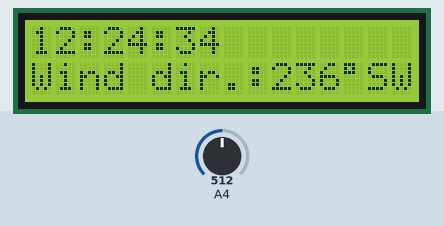
Simulated run of this sketch. Board: Arduino Uno, built with avr-gcc and run on an emulated ATmega328P. Parts: 16×2 character LCD. The inputs (shaded band) are chosen by the test bench; at power-on: A4 = 512. WiFi joins after 1.5 s; servers stay silent unless stated; what the sketch prints to the serial monitor is not drawn.

Above: at 4.8 s.
4.9 s: A4 set to 328
At 6.4 s:
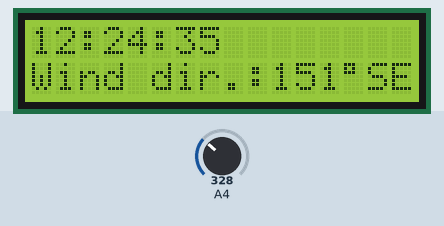
7.9 s: A4 set to 348
At 9.4 s:
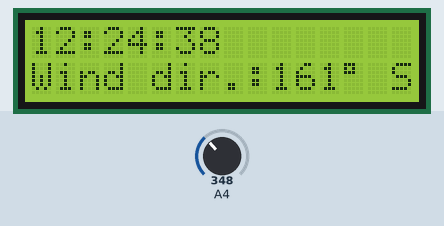
10.9 s: A4 set to 237
At 12.1 s:
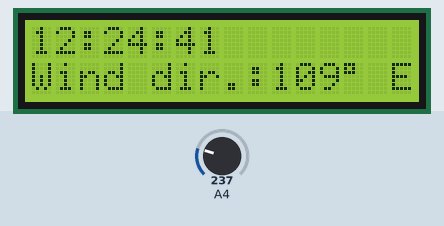
13.9 s: A4 set to 122
At 15.4 s:
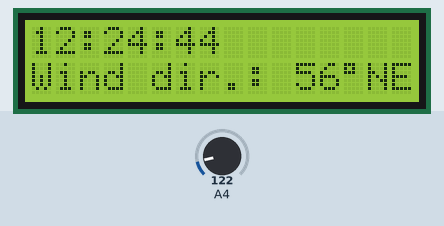
16.9 s: A4 set to 6
At 17.9 s:
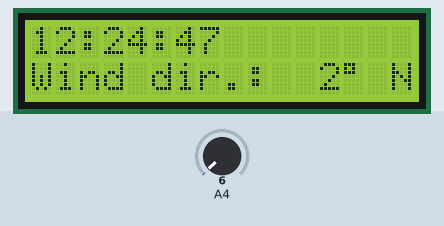
19.9 s: A4 set to 716
At 21.4 s:
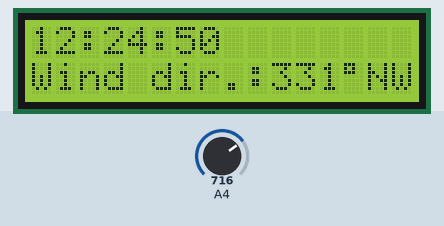
Timing chart, 0 to 22.9 s (numbered marks = the images above; inputs shaded):
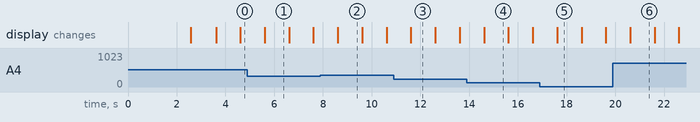

Measured:
- after the input at 4.9 s, the display: changes after 0.71 s (image 1)
- after the input at 7.9 s, the display: changes after 0.71 s (image 2)
- after the input at 10.9 s, the display: changes after 0.71 s (image 3)
- after the input at 13.9 s, the display: changes after 0.71 s (image 4)
- after the input at 16.9 s, the display: changes after 0.71 s (image 5)
- after the input at 19.9 s, the display: changes after 0.71 s (image 6)
- what the display in image 1 shows lasts 1.0 s, from 5.6 s to 6.6 s

The sketch:

softa.ino
```cpp
#include <LiquidCrystal.h>
#include <Ethernet.h>
#include <PubSubClient.h>
#include <TimeLib.h>

LiquidCrystal lcd(8, 7, 6, 5, 4, 3);

#define MODE A0
boolean TEST_MODE = false;

char* WIND_DIR; //wind direction
int DEGREES;

#define SERIAL_ON

void measure();
void refreshDisplay();
void testMode();

////////////////////////////////////////////////////////////////////////////////////////////////////////////////////////////
//===-----------------------------------------Ethernet and MQTT-------------------------------------------------------===//
//////////////////////////////////////////////////////////////////////////////////////////////////////////////////////////
EthernetClient ethClient;
static uint8_t mac[6] = {0x44, 0x76, 0x58, 0x10, 0x00, 0x42};             //arduinos mac address


char* deviceId = "2020_DI_B_22";                                          //mqtt client username
char* clientId = "2020_CI_B_22";                                          //mqtt client id
char* devicePass = "tamk1";                                               //mqtt password

unsigned int localPort = 1883;                                            //mqtt port
byte server[] = { 10,10,206,150 };                                        // TAMK IP

//void callback(char* topic, byte* payload, unsigned int length);         // subscription callback for received MQTT messages

//PubSubClient client(server, localPort, callback, ethClient);            // mqtt client

 #define inTopic    "ICT_in_2018"                                         // * MQTT channel where data are received
 #define outTopic   "ICT_out_2018"                                        // * MQTT channel where data is send

 void initEthernet();
 void connectMQTT();
 char* createJSON();
 void sendJSON();


//////////////////////////////////////////////////////////////////////////////////////////////////////////////////////////


/////////////////////////////////////////////////////////////////////////////////////////////////////////////////////////
//===------------------------------------------------TIME----------------------------------------------------------===//
///////////////////////////////////////////////////////////////////////////////////////////////////////////////////////
const int NTP_PACKET_SIZE= 48;                                // NTP time stamp is in the first 48 bytes of the message

byte packetBuffer[ NTP_PACKET_SIZE];                          //create byte array as buffer for NTP messages

EthernetUDP Udp;

void sendNTP();
time_t getNTP();

///////////////////////////////////////////////////////////////////////////////////////////////////////////////////////////////

void setup()
{
  Serial.begin(9600);
  lcd.begin(16,2);

  if(analogRead(MODE) == LOW){TEST_MODE = true;}                              //start test mode if button is pushed
  else
  {
    initEthernet();
    Udp.begin(123);
    setSyncProvider(getNTP);                                                 //set sync provider for time
    setSyncInterval(3600);                                                   //set sync interval (1 hour)

    while(timeStatus() == timeNotSet) {setSyncProvider(getNTP);}
  }
  lcd.clear();
}

//////////////////////////////////////////////////////////////////////////////////////////////////////////////////////////////

time_t prevDisplay = 0;                                                  // when lcd was refreshed

void loop()
{
  if(TEST_MODE)
  {
    testMode();
    delay(500);
  }

  else
  {
    if (timeStatus() != timeNotSet)
    {
      if (now() != prevDisplay)                                         //update the display only if time has changed
      {
        prevDisplay = now();

        measure();
        refreshDisplay();
      }
    }
  }
}


///////////////////////////////////////////////////////////////////////////////////////////////////////////////////
//===-------------------------------------------ETHERNET AND MQTT FUNCTIONS----------------------------------===//
/////////////////////////////////////////////////////////////////////////////////////////////////////////////////

void initEthernet()
{
  #ifdef SERIAL_ON
    Serial.println("Setting up ethernet.");
  #endif

  lcd.clear();
  lcd.print("Connecting...");
  delay(1000);

  if(Ethernet.begin(mac) == 0)                         //connect ethernet. ethernet.begin() will return 0 if connection
  {                                                    //fails. wait time is 60 seconds
    #ifdef SERIAL_ON
      Serial.println("Failed to connect.");
    #endif

    lcd.setCursor(0,1);
    lcd.print("Connection fail");
    delay(2000);
  }
  else                                                //if connection was successful print ip
  {
    #ifdef SERIAL_ON
      Serial.print("Connected! IP: ");
      Serial.println(Ethernet.localIP());
    #endif

    lcd.clear();
    lcd.print("Connected!");
    lcd.setCursor(0,1);
    lcd.print("IP: ");
    lcd.print(Ethernet.localIP());
    delay(1000);
  }
}
/*
void connectMQTT()
{
  #ifdef SERIAL_ON
    Serial.println("Connecting to mqtt.");
  #endif

  unsigned long startmillis = millis();

  while(!client.connected() && millis() - startmillis < 10000)      //try connection for 10 secs
  {
    client.connect(clientId, deviceId, devicePass);
    delay(1000);
  }

  if(client.connected())
  {
    client.subscribe(inTopic);

    #ifdef SERIAL_ON
      Serial.println("Client connected.")
    #endif
  }

  else
  {
    #ifdef SERIAL_ON
      Serial.println("Connection failed.");
    #endif
  }
}
*/
char* createJSON()
{
  char* json = {};

  //selvitä minkä muotonen tän pitää olla
  sprintf(json, "IOTJS={\"S_path\":?????,\"S_name\":\"wind_direction_b\",\"S_value\":\"%3d\",\"S_unit\":\"°\"", DEGREES);

  #ifdef SERIAL_ON
    Serial.print("JSON: ");
    Serial.println(json);
  #endif

  return json;
}
/*

void sendJSON()
{
  char* msg = createJSON();                                           //create json

  #ifdef SERIAL_ON
    Serial.println("Sending JSON to raspberry.");
  #endif

  if(client.connected())                                              //if client connected
  {
    client.publish(outTopic, msg);                                    //send JSON to raspberry

    #ifdef SERIAL_ON
      Serial.println("Message sent.");
    #endif
  }

  else                                                                //if client is not connected
  {
    connectMQTT();                                                    //try reconnecting

    if(client.connected()){client.publish(outTopic, msg);}            //if succesfully connected -> send message, otherwise try again next time
  }
}
*/
//xxxxxxxxxxxxxxxxxxxxxxxxxxxxxxxxxxxxxxxxxxxxxxxxxxxxxxxxxxxxxxxxxxxxxxxxxxxxxxxxxxxxxxxxxxxxxxxxxxxxxxxxxxxxxxxxx//


/////////////////////////////////////////////////////////////////////////////////////////////////////////////////////
//===--------------------------------------------TIME FUNCTIONS-------------------------------------------------===//
///////////////////////////////////////////////////////////////////////////////////////////////////////////////////


void sendNTP(char* address)                                           //sends NTP time request to time server
{
  memset(packetBuffer, 0, NTP_PACKET_SIZE);
  // Initialize values needed for NTP request
  packetBuffer[0] = 0b11100011;
  packetBuffer[1] = 0;
  packetBuffer[2] = 6;
  packetBuffer[3] = 0xEC;
  packetBuffer[12]  = 49;
  packetBuffer[13]  = 0x4E;
  packetBuffer[14]  = 49;
  packetBuffer[15]  = 52;

  if(Udp.beginPacket(address, 123) == 1)
  {
    Udp.write(packetBuffer, NTP_PACKET_SIZE);

    if(Udp.endPacket() != 1)
    {
      Serial.println(F("Send error"));
    }
  }

  else
  {
    Serial.println(F("Socket error"));
  }
}


time_t getNTP()
{
  char address[]PROGMEM = "0.europe.pool.ntp.org";                                    //address for NTP time pool
  unsigned long _time ={};                                                                  //variable for parsed time
  const unsigned long seventyYears = 2208988800UL;                                    //seventy years in seconds

  #ifdef SERIAL_ON
    Serial.println("Fetching time...");
  #endif

  sendNTP(address);                                                                   //send time request to server

  #ifdef SERIAL_ON
    Serial.println("Sent NTP packet.");
  #endif

  unsigned long startmillis = millis();

  while(millis() - startmillis < 5000)                                                //wait up to 5s for response
  {
    if(Udp.parsePacket())
    {
      Udp.read(packetBuffer, NTP_PACKET_SIZE);                                        //read received packet to buffer

      unsigned long highWord = word(packetBuffer[40], packetBuffer[41]);
      unsigned long lowWord = word(packetBuffer[42], packetBuffer[43]);
      unsigned long secsSince1900 = highWord << 16 | lowWord;

      _time = secsSince1900 - seventyYears + 7200;

      #ifdef SERIAL_ON
        Serial.print("Sync successful: ");
        Serial.println(_time);
      #endif

      return _time;                                                                         //return time if sync is successful
    }
  }

  #ifdef SERIAL_ON
    Serial.println("Time sync failed.");
  #endif
  return 0;                                                                                 //return 0 if sync failed
}

//xxxxxxxxxxxxxxxxxxxxxxxxxxxxxxxxxxxxxxxxxxxxxxxxxxxxxxxxxxxxxxxxxxxxxxxxxxxxxxxxxxxxxxxxxxxxxxxxxxxxxxxxxxxxxxxxx//


/////////////////////////////////////////////////////////////////////////////////////////////////////////////////////
//===----------------------------MEASURE, DISPLAY AND TEST MODE FUNCTIONS--------------------------------------===//
///////////////////////////////////////////////////////////////////////////////////////////////////////////////////

void measure()
{
  int measured_val = analogRead(A4);                                    //read analog pin a4, value [0-1023]

  DEGREES = measured_val * 0.46272493573;                               //convert measured value to degrees

  if(DEGREES <= 22 || 338 <= DEGREES){WIND_DIR = "N";}
  else if(23 <= DEGREES && DEGREES <= 67){WIND_DIR = "NE";}
  else if(68 <= DEGREES && DEGREES <= 112){WIND_DIR = "E";}
  else if(113 <= DEGREES && DEGREES <= 157){WIND_DIR = "SE";}
  else if(158 <= DEGREES && DEGREES < 202){WIND_DIR = "S";}
  else if(203 <= DEGREES && DEGREES < 247){WIND_DIR = "SW";}
  else if(248 <= DEGREES && DEGREES < 292){WIND_DIR = "W";}
  else if(293 <= DEGREES){WIND_DIR = "NW";}

}

void refreshDisplay()
{
  {
    char upper_row[16] = {};

    sprintf(upper_row, "%02d:%02d:%02d", hour(), minute(), second());

    Serial.println(upper_row);

    lcd.setCursor(0,0);
    lcd.print(upper_row);
  }
  {
    char lower_row[16] = {};

    sprintf(lower_row, "Wind dir.:%3d%1c%2s", DEGREES, 223, WIND_DIR);

    Serial.println(lower_row);

    lcd.setCursor(0,1);
    lcd.print(lower_row);
  }
}

void testMode()
{
  char upper_row[16] = {};                                        //definition of needed variables in test mode
  char lower_row[16] = {};
  int measured = analogRead(A4);                                  //get measured value as it's not stored in global variables

  measure();                                                      //refresh global values

  lcd.clear();
  sprintf(upper_row, "Wind dir.:%6s", WIND_DIR);
  lcd.print(upper_row);

  sprintf(lower_row, "Meas.: %4d   TM", measured);
  lcd.setCursor(0,1);
  lcd.print(lower_row);

  #ifdef SERIAL_ON
    Serial.println(upper_row);
    Serial.println(lower_row);
  #endif
}
```
